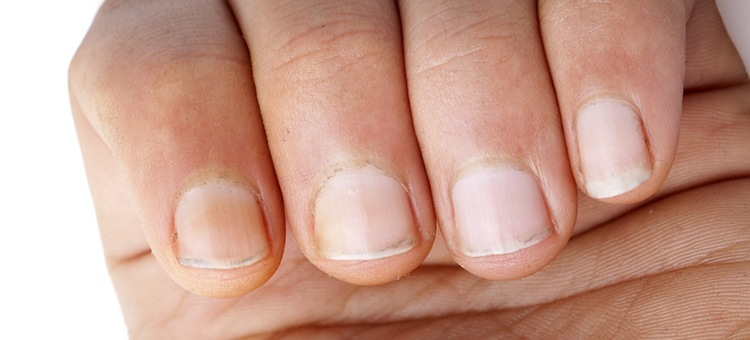
#> input picture 6/archive/images/09aefeec-e05f-11e8-87a6-0242ac1c0002.jpg, 750 x 340 px, given in place of the camera
$ python VideoCap.py
#> lines starting #> are read from the running program, lines starting #| are printed output that depends on the picture; after the words box and inside, x2 and y2 are one past the last pixel; in counts of white or black regions, pixels touching at a corner belong together
import pandas as pd
import numpy as np
import cv2

vid = cv2.VideoCapture(0)
cv2.namedWindow("SETTINGS")
cv2.createTrackbar('fil_par', "SETTINGS", 50, 255, lambda x: x)
cv2.createTrackbar('matrix_size', "SETTINGS", 1, 25, lambda x: x)
cv2.createTrackbar('iters', "SETTINGS", 7, 10, lambda x: x)
cv2.createTrackbar('accx', "SETTINGS", 700, 800, lambda x: x)
cv2.createTrackbar('accy', "SETTINGS", 700, 800, lambda x: x)
cv2.createTrackbar('pre_dilate', "SETTINGS", 0, 30, lambda x: x)
cv2.createTrackbar('thresh', "SETTINGS", 0, 255, lambda x: x)

prev_frame = None
ret = True
while ret:

    ret, cur_frame = vid.read()
#> cur_frame is the input picture: shape (340, 750, 3); mean B, G, R 140.8, 157, 200.3

    if not ret:
        break

    # Filter an image
    par = cv2.getTrackbarPos('fil_par', "SETTINGS")
    cont_kernel = np.array([
        [0, -1, 0],
        [-1, par / 10, -1],
        [0, -1, 0]
    ])
    filtered_cur = cv2.filter2D(cur_frame, -1, cont_kernel)

    # convert frame to gray colors
    cur_gray = cv2.cvtColor(filtered_cur, cv2.COLOR_RGB2GRAY)
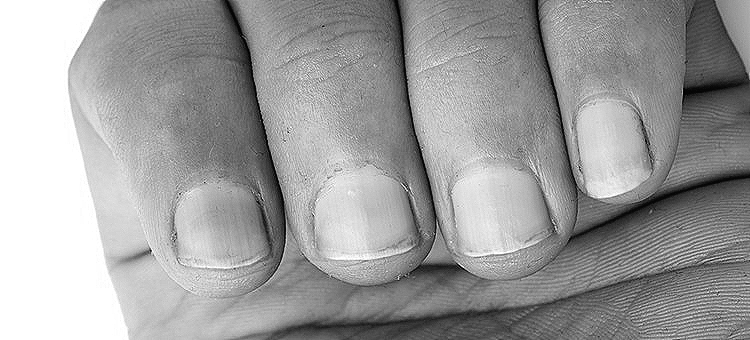
#> cur_gray: shape (340, 750); min 0, max 255, mean 157.1


    # blur frame
    cur_blurred = cv2.GaussianBlur(cur_gray, (21, 21), 0)
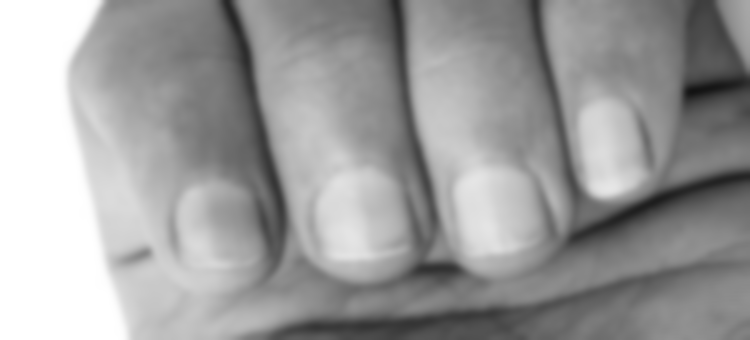
#> cur_blurred: shape (340, 750); min 19, max 255, mean 157.1
    # cur_blurred = cv2.blur(cur_blurred, (5, 5))
    if prev_frame is None:
        prev_frame = cur_blurred
        prev_fr_blurred = cur_blurred.copy()
    else:
        pass

    diff1 = cv2.absdiff(cur_blurred, prev_fr_blurred)
#> diff1: shape (340, 750); every value is 0
    tmp = cv2.getTrackbarPos('thresh', "SETTINGS")
    thresh1 = cv2.threshold(diff1, tmp, 255, cv2.THRESH_BINARY)[1]
    dil1 = cv2.dilate(thresh1.copy(), np.ones((5, 5), 'uint8'), 3)

    accx = cv2.getTrackbarPos('accx', "SETTINGS")
    accy = cv2.getTrackbarPos('accy', "SETTINGS")
    grounds = cv2.Canny(cur_blurred.copy(), accx, accy, apertureSize=5)
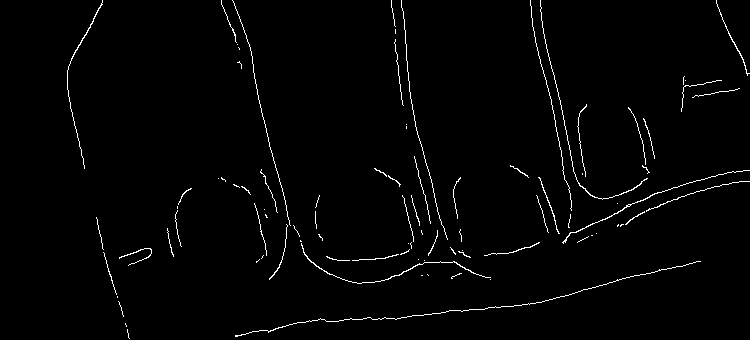
#> grounds: shape (340, 750); 1.6% white in thin lines or dots

    pre_dilate = cv2.getTrackbarPos("pre_dilate", "SETTINGS")

    dilated = cv2.dilate(grounds.copy(), np.ones((pre_dilate + 10, pre_dilate + 10), 'uint8'), 7)
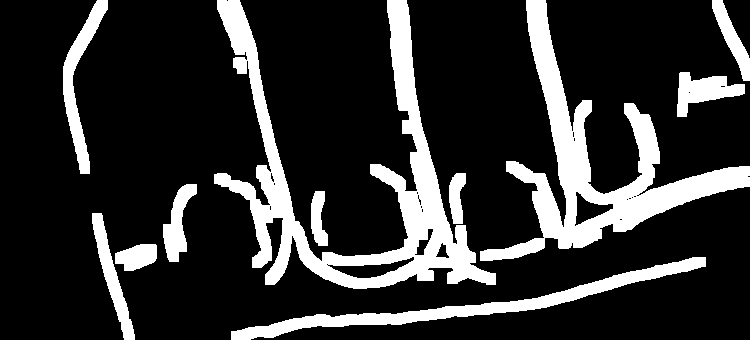
#> dilated: shape (340, 750); 19.1% white; 11 white regions, largest, box (x1, y1, x2, y2) and area: (214, 0, 496, 289) 18521, (480, 0, 750, 261) 14907, (231, 257, 706, 340) 5562
    prev_dilated = cv2.dilate(prev_frame.copy(), np.ones((pre_dilate, pre_dilate), 'uint8'), 7)

    diff = cv2.absdiff(prev_dilated, dilated)
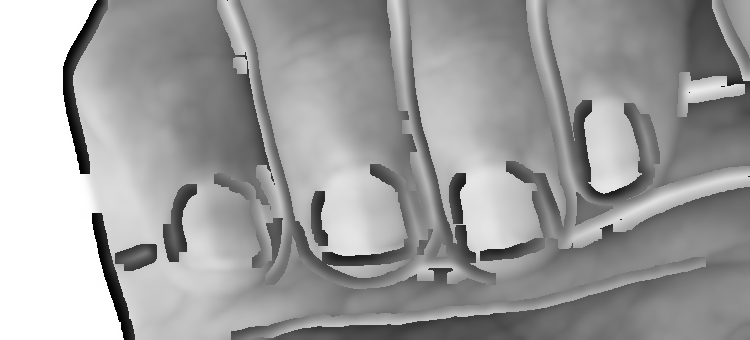
#> diff: shape (340, 750); min 1, max 255, mean 157.9
    mx_s = cv2.getTrackbarPos('matrix_size', "SETTINGS")
    iter = cv2.getTrackbarPos('iterations', "SETTINGS")
    th_dil = cv2.dilate(diff, np.ones((mx_s, mx_s), 'uint8'), iter)
    invert = cv2.bitwise_or(th_dil, dil1)

    cv2.imshow("diff", invert)

    # find diff frame
    # diff = cv2.absdiff(prev_frame, cur_blurred)

    prev_frame = dilated
    prev_fr_blurred = cur_blurred
    key = cv2.waitKey(1)
#> (key q is pressed here)
    if key & 0xFF == ord("q"):
        break

vid.release()
cv2.destroyAllWindows()

$ run again, on 6/archive/images/1eecab90-1a92-43a7-b952-0204384e1fae.jpg
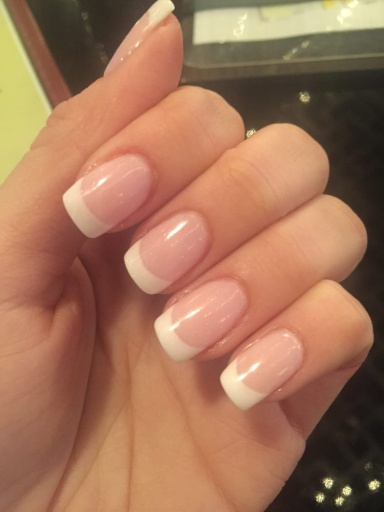
#> input picture 6/archive/images/1eecab90-1a92-43a7-b952-0204384e1fae.jpg, 384 x 512 px, given in place of the camera
#> cur_frame is the input picture: shape (512, 384, 3); mean B, G, R 88.5, 115.7, 162.9
#> diff1: shape (512, 384); every value is 0
#> `grounds = cv2.Canny(cur_blurred.copy(), accx, accy, apertureSize=5)`:
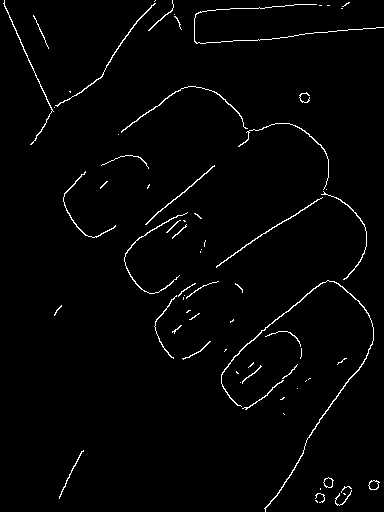
#> grounds: shape (512, 384); 1.9% white in thin lines or dots
#> dilated: shape (512, 384); 20.7% white; 22 white regions, largest, box (x1, y1, x2, y2) and area: (114, 82, 379, 512) 16472, (120, 161, 224, 365) 6581, (0, 0, 187, 150) 5134
#> `diff = cv2.absdiff(prev_dilated, dilated)`:
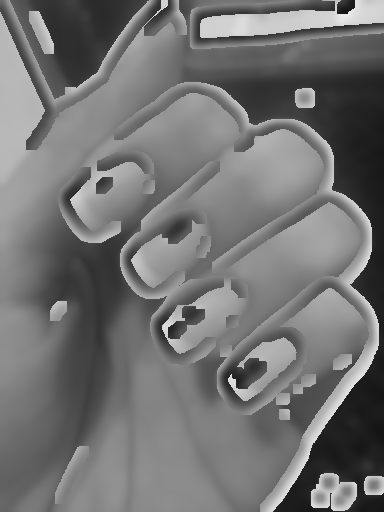
#> diff: shape (512, 384); min 20, max 235, mean 114.9

$ run again, on 6/archive/images/2C29D473-CCB4-458C-926B-99D0042161E6.jpg
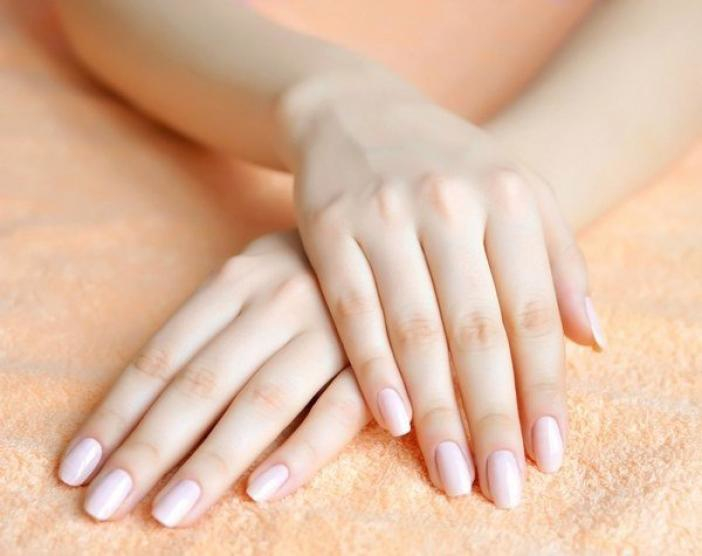
#> input picture 6/archive/images/2C29D473-CCB4-458C-926B-99D0042161E6.jpg, 702 x 556 px, given in place of the camera
#> cur_frame is the input picture: shape (556, 702, 3); mean B, G, R 162.9, 187.4, 223.3
#> diff1: shape (556, 702); every value is 0
#> `grounds = cv2.Canny(cur_blurred.copy(), accx, accy, apertureSize=5)`:
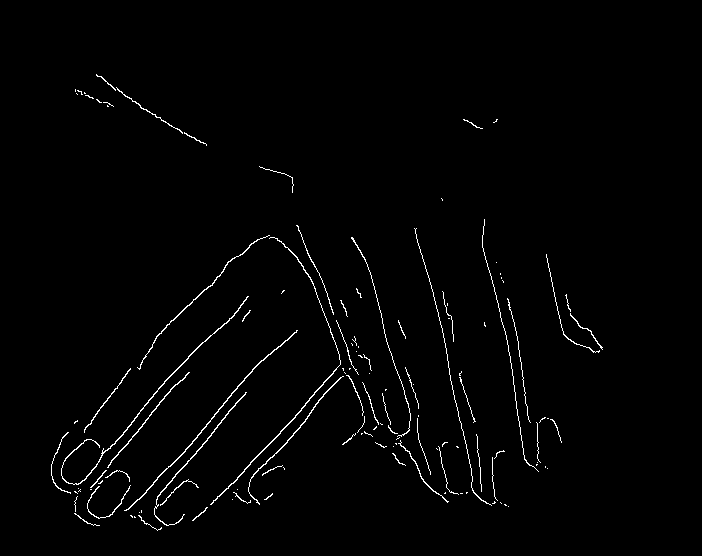
#> grounds: shape (556, 702); 1.4% white in thin lines or dots, all inside (x1, y1, x2, y2) = (51, 74, 603, 531)
#> dilated: shape (556, 702); 15.2% white; 13 white regions, largest, box (x1, y1, x2, y2) and area: (47, 221, 514, 536) 46151, (478, 215, 567, 477) 5898, (542, 250, 608, 358) 2503
#> `diff = cv2.absdiff(prev_dilated, dilated)`:
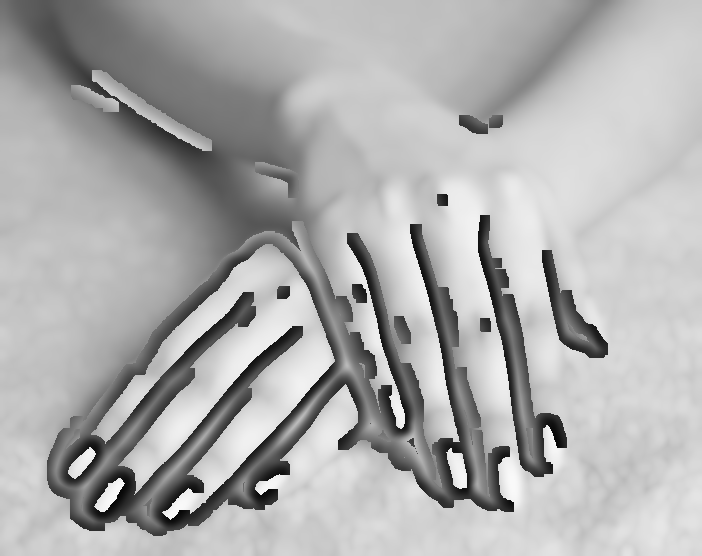
#> diff: shape (556, 702); min 6, max 249, mean 173.4

$ run again, on 6/archive/images/2c376c66-9823-4874-869e-1e7f5c54ec7b.jpg
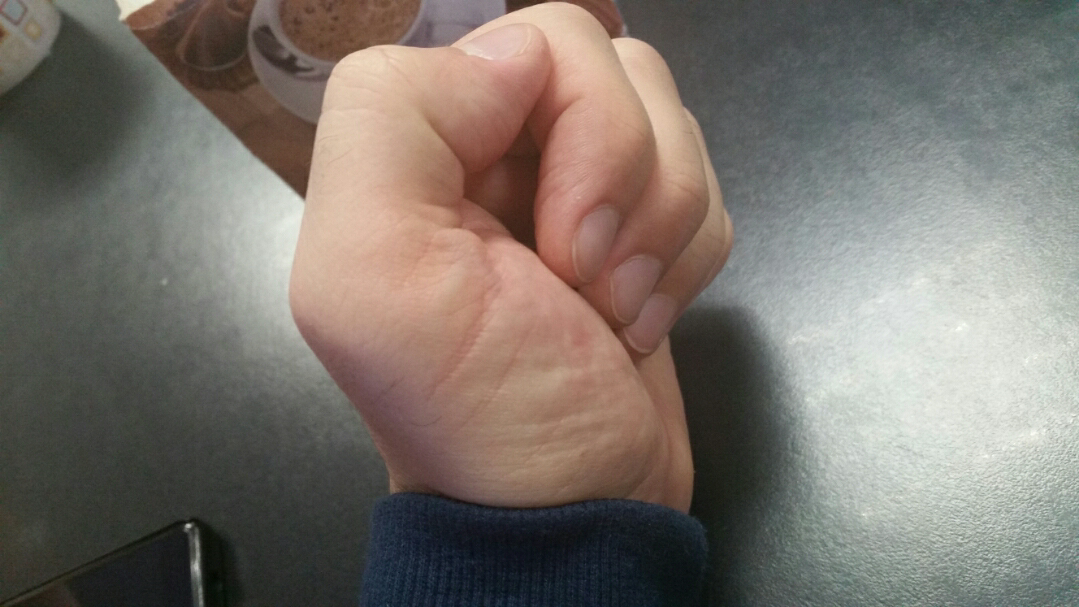
#> input picture 6/archive/images/2c376c66-9823-4874-869e-1e7f5c54ec7b.jpg, 1079 x 607 px, given in place of the camera
#> cur_frame is the input picture: shape (607, 1079, 3); mean B, G, R 108.1, 115.6, 123.3
#> diff1: shape (607, 1079); every value is 0
#> `grounds = cv2.Canny(cur_blurred.copy(), accx, accy, apertureSize=5)`:
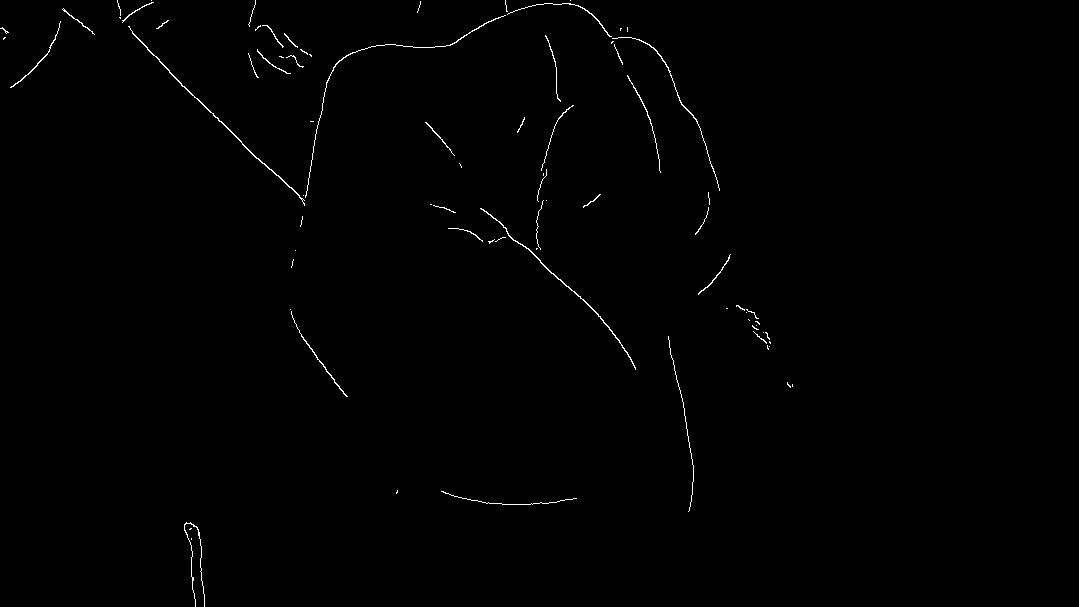
#> grounds: shape (607, 1079); 0.53% white in thin lines or dots, all inside (x1, y1, x2, y2) = (0, 0, 793, 607)
#> dilated: shape (607, 1079); 6.1% white; 22 white regions, largest, box (x1, y1, x2, y2) and area: (113, 0, 725, 240) 13652, (444, 31, 641, 375) 7026, (244, 0, 317, 83) 3008
#> `diff = cv2.absdiff(prev_dilated, dilated)`:
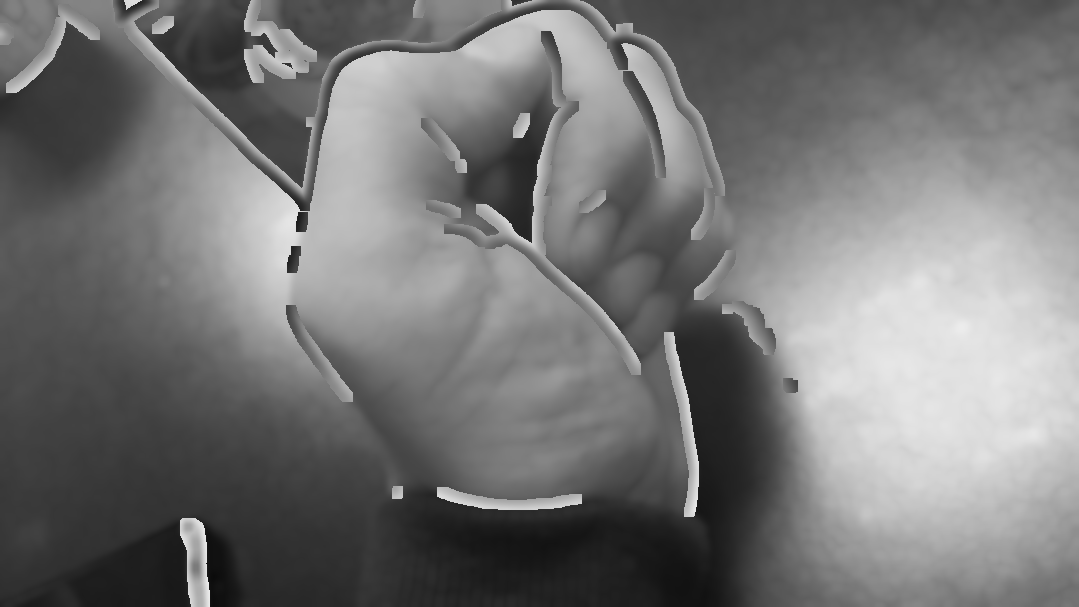
#> diff: shape (607, 1079); min 11, max 236, mean 117.1
